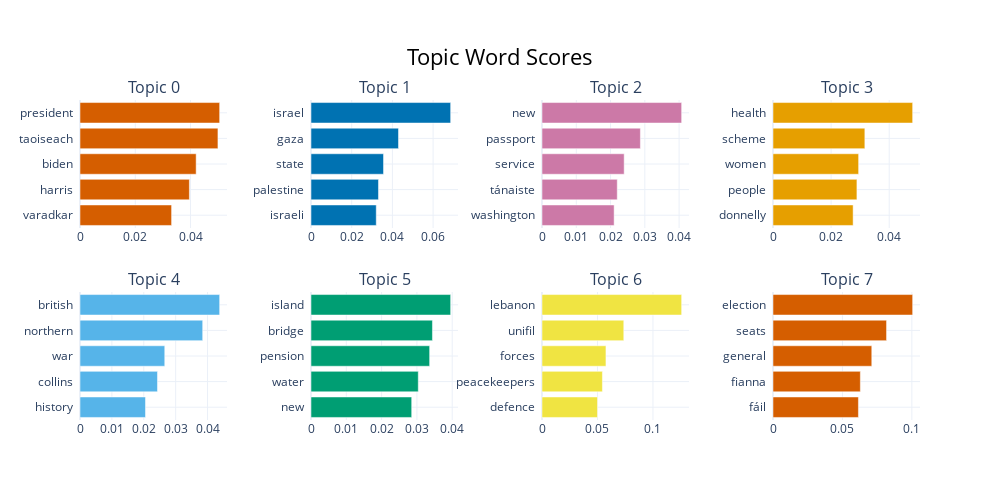

The notebook cell this image was saved under:
### Markdown cell above
# Visualization

### Code cell
topic_model.visualize_barchart()

### Figure 1 — Plotly figure (JSON) as saved in the notebook; plotly's stock layout.template omitted (floating-point values rounded to 4 significant figures)
{"data": [{"marker": {"color": "#D55E00"}, "orientation": "h", "type": "bar", "x": [0.03314, 0.03958, 0.04203, 0.04992, 0.05053], "xaxis": "x", "y": ["varadkar  ", "harris  ", "biden  ", "taoiseach  ", "president  "], "yaxis": "y"}, {"marker": {"color": "#0072B2"}, "orientation": "h", "type": "bar", "x": [0.03207, 0.03316, 0.03564, 0.043, 0.06863], "xaxis": "x2", "y": ["israeli  ", "palestine  ", "state  ", "gaza  ", "israel  "], "yaxis": "y2"}, {"marker": {"color": "#CC79A7"}, "orientation": "h", "type": "bar", "x": [0.02105, 0.02195, 0.02398, 0.0287, 0.04075], "xaxis": "x3", "y": ["washington  ", "tánaiste  ", "service  ", "passport  ", "new  "], "yaxis": "y3"}, {"marker": {"color": "#E69F00"}, "orientation": "h", "type": "bar", "x": [0.02758, 0.02888, 0.02947, 0.03162, 0.04807], "xaxis": "x4", "y": ["donnelly  ", "people  ", "women  ", "scheme  ", "health  "], "yaxis": "y4"}, {"marker": {"color": "#56B4E9"}, "orientation": "h", "type": "bar", "x": [0.02053, 0.02429, 0.02658, 0.03847, 0.04379], "xaxis": "x5", "y": ["history  ", "collins  ", "war  ", "northern  ", "british  "], "yaxis": "y5"}, {"marker": {"color": "#009E73"}, "orientation": "h", "type": "bar", "x": [0.02852, 0.03038, 0.03361, 0.0344, 0.03956], "xaxis": "x6", "y": ["new  ", "water  ", "pension  ", "bridge  ", "island  "], "yaxis": "y6"}, {"marker": {"color": "#F0E442"}, "orientation": "h", "type": "bar", "x": [0.05003, 0.05445, 0.05763, 0.0737, 0.1259], "xaxis": "x7", "y": ["defence  ", "peacekeepers  ", "forces  ", "unifil  ", "lebanon  "], "yaxis": "y7"}, {"marker": {"color": "#D55E00"}, "orientation": "h", "type": "bar", "x": [0.06151, 0.06291, 0.07114, 0.08177, 0.1006], "xaxis": "x8", "y": ["fáil  ", "fianna  ", "general  ", "seats  ", "election  "], "yaxis": "y8"}], "layout": {"annotations": [{"font": {"size": 16}, "showarrow": false, "text": "Topic 0", "x": 0.0875, "xanchor": "center", "xref": "paper", "y": 1, "yanchor": "bottom", "yref": "paper"}, {"font": {"size": 16}, "showarrow": false, "text": "Topic 1", "x": 0.3625, "xanchor": "center", "xref": "paper", "y": 1, "yanchor": "bottom", "yref": "paper"}, {"font": {"size": 16}, "showarrow": false, "text": "Topic 2", "x": 0.6375, "xanchor": "center", "xref": "paper", "y": 1, "yanchor": "bottom", "yref": "paper"}, {"font": {"size": 16}, "showarrow": false, "text": "Topic 3", "x": 0.9125, "xanchor": "center", "xref": "paper", "y": 1, "yanchor": "bottom", "yref": "paper"}, {"font": {"size": 16}, "showarrow": false, "text": "Topic 4", "x": 0.0875, "xanchor": "center", "xref": "paper", "y": 0.4, "yanchor": "bottom", "yref": "paper"}, {"font": {"size": 16}, "showarrow": false, "text": "Topic 5", "x": 0.3625, "xanchor": "center", "xref": "paper", "y": 0.4, "yanchor": "bottom", "yref": "paper"}, {"font": {"size": 16}, "showarrow": false, "text": "Topic 6", "x": 0.6375, "xanchor": "center", "xref": "paper", "y": 0.4, "yanchor": "bottom", "yref": "paper"}, {"font": {"size": 16}, "showarrow": false, "text": "Topic 7", "x": 0.9125, "xanchor": "center", "xref": "paper", "y": 0.4, "yanchor": "bottom", "yref": "paper"}], "height": 500, "hoverlabel": {"bgcolor": "white", "font": {"family": "Rockwell", "size": 16}}, "showlegend": false, "title": {"font": {"color": "Black", "size": 22}, "text": "Topic Word Scores", "x": 0.5, "xanchor": "center", "yanchor": "top"}, "width": 1000, "xaxis": {"anchor": "y", "domain": [0, 0.175], "showgrid": true}, "xaxis2": {"anchor": "y2", "domain": [0.275, 0.45], "showgrid": true}, "xaxis3": {"anchor": "y3", "domain": [0.55, 0.725], "showgrid": true}, "xaxis4": {"anchor": "y4", "domain": [0.825, 1], "showgrid": true}, "xaxis5": {"anchor": "y5", "domain": [0, 0.175], "showgrid": true}, "xaxis6": {"anchor": "y6", "domain": [0.275, 0.45], "showgrid": true}, "xaxis7": {"anchor": "y7", "domain": [0.55, 0.725], "showgrid": true}, "xaxis8": {"anchor": "y8", "domain": [0.825, 1], "showgrid": true}, "yaxis": {"anchor": "x", "domain": [0.6, 1], "showgrid": true}, "yaxis2": {"anchor": "x2", "domain": [0.6, 1], "showgrid": true}, "yaxis3": {"anchor": "x3", "domain": [0.6, 1], "showgrid": true}, "yaxis4": {"anchor": "x4", "domain": [0.6, 1], "showgrid": true}, "yaxis5": {"anchor": "x5", "domain": [0, 0.4], "showgrid": true}, "yaxis6": {"anchor": "x6", "domain": [0, 0.4], "showgrid": true}, "yaxis7": {"anchor": "x7", "domain": [0, 0.4], "showgrid": true}, "yaxis8": {"anchor": "x8", "domain": [0, 0.4], "showgrid": true}}}
